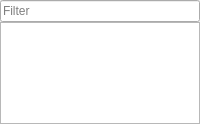
  <widget class="QDockWidget" name="dockConnectors">
   <property name="minimumSize">
    <size>
     <width>79</width>
     <height>124</height>
    </size>
   </property>
   <property name="windowIcon">
    <iconset>
     <normalon>:/connectors</normalon>
    </iconset>
   </property>
   <property name="windowTitle">
    <string>Pins</string>
   </property>
   <attribute name="dockWidgetArea">
    <number>1</number>
   </attribute>
   <widget class="QWidget" name="dockWidgetContents_5">
    <layout class="QVBoxLayout" name="verticalLayout_6">
     <property name="spacing">
      <number>0</number>
     </property>
     <property name="leftMargin">
      <number>0</number>
     </property>
     <property name="topMargin">
      <number>0</number>
     </property>
     <property name="rightMargin">
      <number>0</number>
     </property>
     <property name="bottomMargin">
      <number>0</number>
     </property>
     <item>
      <layout class="QHBoxLayout" name="horizontalLayout_3">
       <property name="spacing">
        <number>0</number>
       </property>
       <item>
        <widget class="QLineEdit" name="text_filter_connectors">
         <property name="placeholderText">
          <string>Filter</string>
         </property>
         <property name="clearButtonEnabled">
          <bool>true</bool>
         </property>
        </widget>
       </item>
      </layout>
     </item>
     <item>
      <widget class="QTableView" name="tableConnectors">
       <property name="frameShadow">
        <enum>QFrame::Plain</enum>
       </property>
       <property name="sizeAdjustPolicy">
        <enum>QAbstractScrollArea::AdjustToContents</enum>
       </property>
       <property name="autoScroll">
        <bool>false</bool>
       </property>
       <property name="alternatingRowColors">
        <bool>false</bool>
       </property>
       <attribute name="horizontalHeaderVisible">
        <bool>false</bool>
       </attribute>
      </widget>
     </item>
    </layout>
   </widget>
  </widget>
